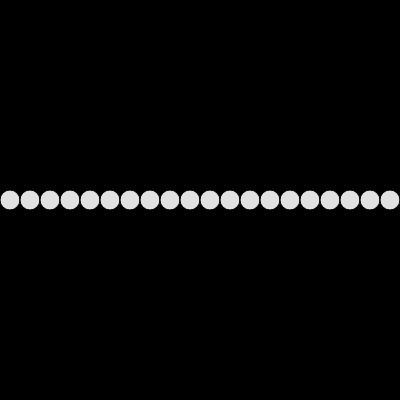
Frame 1 (no input)
Frame 60 (no input): identical to frame 1, image omitted
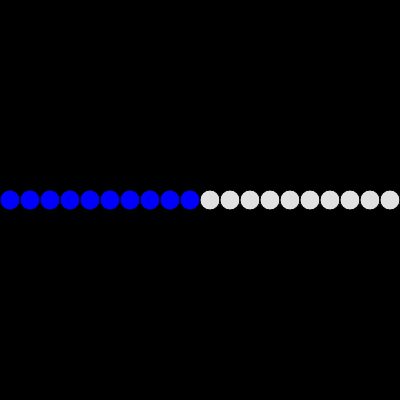
Frame 120 (the mouse pressed at the canvas centre since frame 60)

The p5.js sketch that drew these frames (run headless with seeded random() and noise() and a simulated clock; from frame 60 on, the mouse is pressed at the canvas centre):

// p5.js sketch
// ── sketch.js
function setup() {
    createCanvas(400, 400);
}
 
 
function draw() {
    background(0);
    fill(0,0,255)
    let x = 10;
    while (x < mouseX) {
        circle(x, width / 2, 20);
        x+=20
    }
    fill(225)
   while (x < width) {
        circle(x, width / 2, 20);
        x+=20
    }
} 
